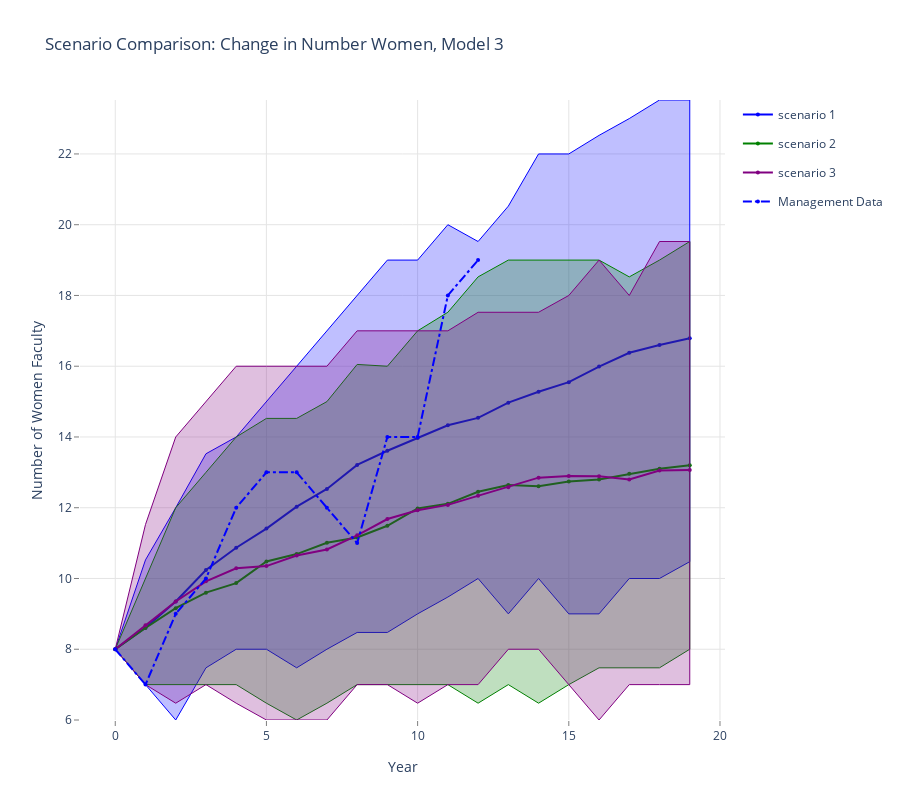

Here is the notebook cell this chart was saved with:
### Markdown cell above
## Comparison of Model 3 Growth Models: Change in Number Women, Model 3

### Code cell
data = []
linecolors = ['rgb(0,0,255)', 'rgb(0,128,0)', 'rgb(128,0,128)', 'rgb(139,69,19)']
fillcolors = ['rgba(0,0,255,0.25)', 'rgba(0,128,0,0.25)', 'rgba(128,0,128,0.25)', 'rgba(160,82,45,0.25)']
legend_labels = ['scenario 1', 'scenario 2', 'scenario 3']


for k,v in enumerate(results.mlist):
    data.append(go.Scatter(
        x=np.append(v.summary_matrix['yr'], v.summary_matrix['yr'].values[::-1]),
        y=np.append(v.summary_matrix['f_975'], v.summary_matrix['f_025'].values[::-1]),
        fill='tozerox',
        fillcolor=fillcolors[k],
        line=dict(color=linecolors[k],
                 width=1),
        legendgroup=legend_labels[k],
        showlegend=False,
        mode='lines',
        name=legend_labels[k],
    ))

    data.append(go.Scatter(
        x=v.summary_matrix['yr'],
        y=v.summary_matrix['f_avg'],
        line=dict(color=linecolors[k],
                 width=2),
        legendgroup=legend_labels[k],
        showlegend=True,
        marker=dict(
            size=4),
        mode='lines+markers',
        name=legend_labels[k],
    ))


data.append(go.Scatter(
    x=v.summary_matrix['yr'], 
    y=v.summary_matrix['act_f'],
    line=dict(color='blue',
             dash='dashdot'),
    name='Management Data',
    mode='lines+markers',
    marker=dict(
        size=4),

))
    
layout = go.Layout(
    title='Scenario Comparison: Change in Number Women, Model 3',
    height=800,
    width=900,
    paper_bgcolor='rgb(255,255,255)',
    plot_bgcolor='rgb(255,255,255)',
    xaxis=dict(
        visible=True,
        title='Year',
        gridcolor='rgb(229,229,229)',
        showgrid=True,
        showline=True,
        showticklabels=True,
        tickcolor='rgb(127,127,127)',
        ticks='outside',
        zeroline=False
    ),
    yaxis=dict(
        title='Number of Women Faculty',
        gridcolor='rgb(229,229,229)',
        showgrid=True,
        showline=True,
        showticklabels=True,
        tickcolor='rgb(127,127,127)',
        ticks='outside',
        zeroline=False
    ),
)
fig = go.Figure(data=data, layout=layout)
plotly.offline.iplot(fig, filename= 'shaded_lines')

# export image for ingestion to pdf file.
# if not os.path.exists('images'):
#     os.mkdir('images')
# pio.write_image(fig, 'images/change_in_number_women.png')

### Figure 1 — Plotly figure (JSON) as saved in the notebook; plotly's stock layout.template omitted (floating-point values rounded to 4 significant figures)
{"data": [{"fill": "tozerox", "fillcolor": "rgba(0,0,255,0.25)", "legendgroup": "scenario 1", "line": {"color": "rgb(0,0,255)", "width": 1}, "mode": "lines", "name": "scenario 1", "showlegend": false, "type": "scatter", "x": [0, 1, 2, 3, 4, 5, 6, 7, 8, 9, 10, 11, 12, 13, 14, 15, 16, 17, 18, 19, 19, 18, 17, 16, 15, 14, 13, 12, 11, 10, 9, 8, 7, 6, 5, 4, 3, 2, 1, 0], "y": [8, 10.53, 12, 13.53, 14, 15, 16, 17, 18, 19, 19, 20, 19.52, 20.52, 22, 22, 22.52, 23, 23.52, 23.52, 10.47, 10, 10, 9, 9, 10, 9, 10, 9.475, 9, 8.475, 8.475, 8, 7.475, 8, 8, 7.475, 6, 7, 8]}, {"legendgroup": "scenario 1", "line": {"color": "rgb(0,0,255)", "width": 2}, "marker": {"size": 4}, "mode": "lines+markers", "name": "scenario 1", "showlegend": true, "type": "scatter", "x": [0, 1, 2, 3, 4, 5, 6, 7, 8, 9, 10, 11, 12, 13, 14, 15, 16, 17, 18, 19], "y": [8, 8.61, 9.35, 10.24, 10.87, 11.41, 12.03, 12.53, 13.21, 13.61, 13.97, 14.33, 14.54, 14.97, 15.28, 15.55, 15.99, 16.38, 16.6, 16.79]}, {"fill": "tozerox", "fillcolor": "rgba(0,128,0,0.25)", "legendgroup": "scenario 2", "line": {"color": "rgb(0,128,0)", "width": 1}, "mode": "lines", "name": "scenario 2", "showlegend": false, "type": "scatter", "x": [0, 1, 2, 3, 4, 5, 6, 7, 8, 9, 10, 11, 12, 13, 14, 15, 16, 17, 18, 19, 19, 18, 17, 16, 15, 14, 13, 12, 11, 10, 9, 8, 7, 6, 5, 4, 3, 2, 1, 0], "y": [8, 10, 12, 13, 14, 14.53, 14.53, 15, 16.05, 16, 17, 17.52, 18.52, 19, 19, 19, 19, 18.52, 19, 19.52, 8, 7.475, 7.475, 7.475, 7, 6.475, 7, 6.475, 7, 7, 7, 7, 6.475, 6, 6.475, 7, 7, 7, 7, 8]}, {"legendgroup": "scenario 2", "line": {"color": "rgb(0,128,0)", "width": 2}, "marker": {"size": 4}, "mode": "lines+markers", "name": "scenario 2", "showlegend": true, "type": "scatter", "x": [0, 1, 2, 3, 4, 5, 6, 7, 8, 9, 10, 11, 12, 13, 14, 15, 16, 17, 18, 19], "y": [8, 8.6, 9.16, 9.6, 9.87, 10.48, 10.69, 11.01, 11.16, 11.49, 11.98, 12.11, 12.45, 12.64, 12.61, 12.74, 12.8, 12.96, 13.1, 13.2]}, {"fill": "tozerox", "fillcolor": "rgba(128,0,128,0.25)", "legendgroup": "scenario 3", "line": {"color": "rgb(128,0,128)", "width": 1}, "mode": "lines", "name": "scenario 3", "showlegend": false, "type": "scatter", "x": [0, 1, 2, 3, 4, 5, 6, 7, 8, 9, 10, 11, 12, 13, 14, 15, 16, 17, 18, 19, 19, 18, 17, 16, 15, 14, 13, 12, 11, 10, 9, 8, 7, 6, 5, 4, 3, 2, 1, 0], "y": [8, 11.53, 14, 15, 16, 16, 16, 16, 17, 17, 17, 17, 17.52, 17.52, 17.52, 18, 19, 18, 19.52, 19.52, 7, 7, 7, 6, 7, 8, 8, 7, 7, 6.475, 7, 7, 6, 6, 6, 6.475, 7, 6.475, 7, 8]}, {"legendgroup": "scenario 3", "line": {"color": "rgb(128,0,128)", "width": 2}, "marker": {"size": 4}, "mode": "lines+markers", "name": "scenario 3", "showlegend": true, "type": "scatter", "x": [0, 1, 2, 3, 4, 5, 6, 7, 8, 9, 10, 11, 12, 13, 14, 15, 16, 17, 18, 19], "y": [8, 8.68, 9.35, 9.92, 10.29, 10.35, 10.65, 10.82, 11.22, 11.68, 11.93, 12.08, 12.34, 12.58, 12.85, 12.9, 12.89, 12.8, 13.05, 13.07]}, {"line": {"color": "blue", "dash": "dashdot"}, "marker": {"size": 4}, "mode": "lines+markers", "name": "Management Data", "type": "scatter", "x": [0, 1, 2, 3, 4, 5, 6, 7, 8, 9, 10, 11, 12, 13, 14, 15, 16, 17, 18, 19], "y": [8, 7, 9, 10, 12, 13, 13, 12, 11, 14, 14, 18, 19, null, null, null, null, null, null, null]}], "layout": {"height": 800, "paper_bgcolor": "rgb(255,255,255)", "plot_bgcolor": "rgb(255,255,255)", "title": {"text": "Scenario Comparison: Change in Number Women, Model 3"}, "width": 900, "xaxis": {"gridcolor": "rgb(229,229,229)", "showgrid": true, "showline": true, "showticklabels": true, "tickcolor": "rgb(127,127,127)", "ticks": "outside", "title": {"text": "Year"}, "visible": true, "zeroline": false}, "yaxis": {"gridcolor": "rgb(229,229,229)", "showgrid": true, "showline": true, "showticklabels": true, "tickcolor": "rgb(127,127,127)", "ticks": "outside", "title": {"text": "Number of Women Faculty"}, "zeroline": false}}}
